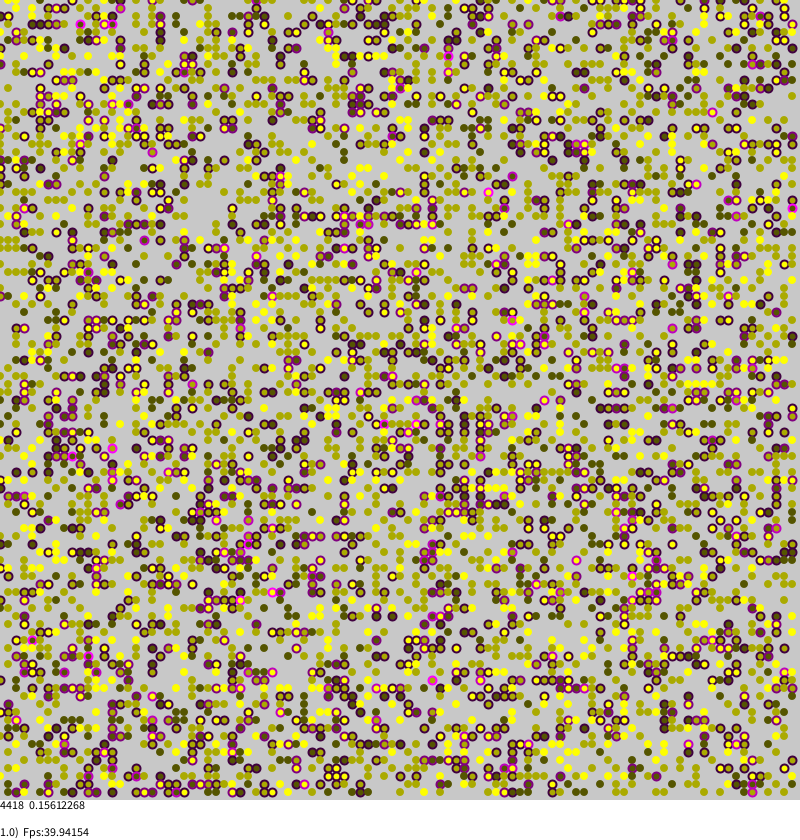
Frame 1 (no input)
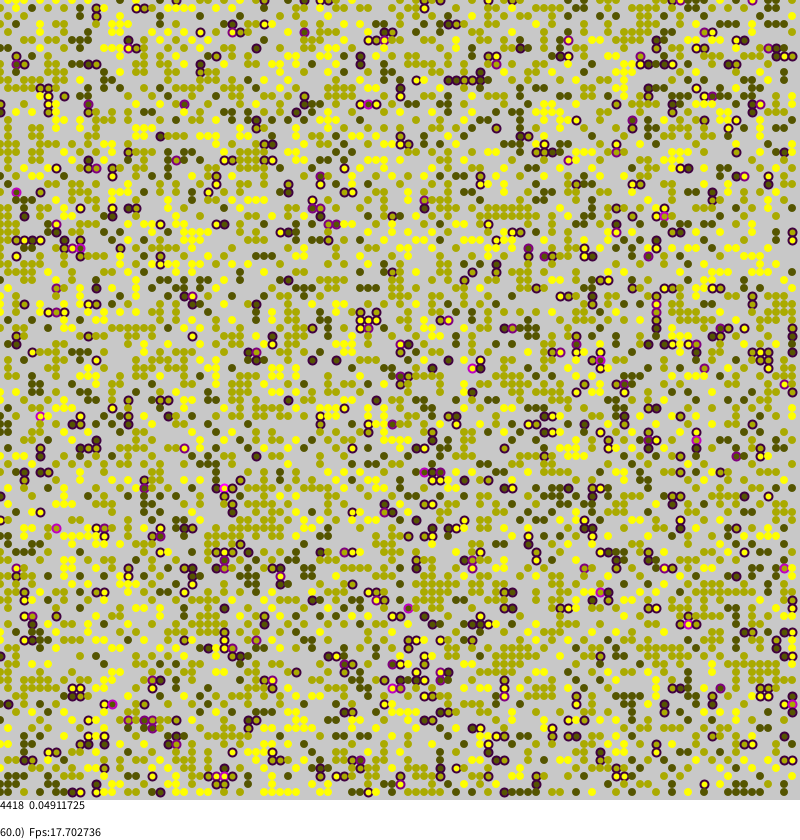
Frame 60 (the mouse pressed at the canvas centre just before this capture)
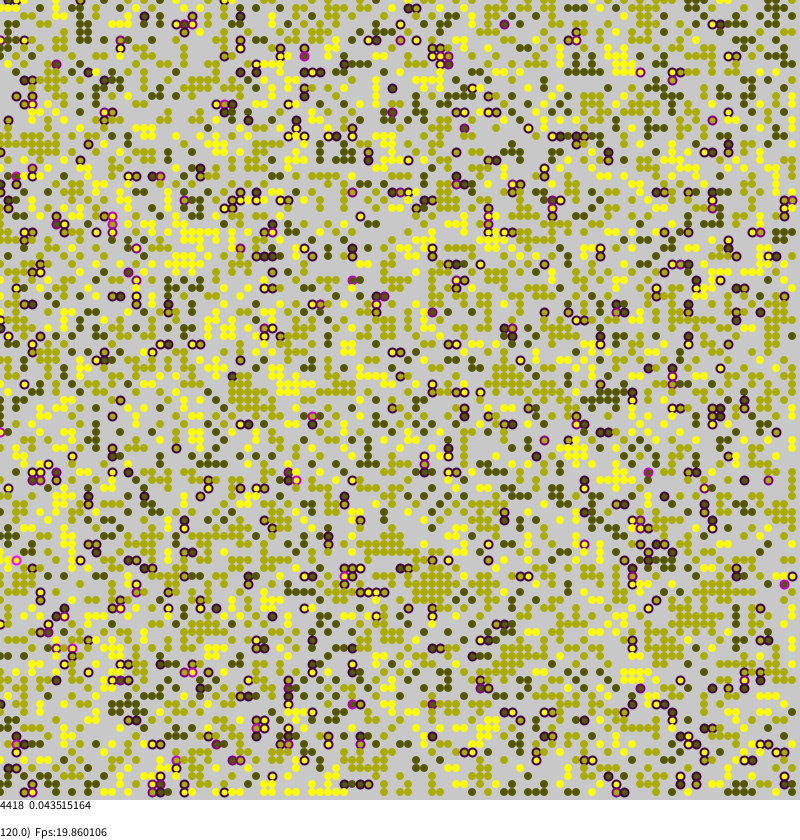
Frame 120 (the mouse held since frame 60 and released just before this capture)

The Processing sketch that drew these frames (run headless with seeded random() and noise(); from frame 60 on, the mouse is pressed at the canvas centre):

// Processing sketch: Sakoda0_5
// ── Sakoda0_5.pde
// Zainspirowany Sakodą asynchroniczny MODEL OPARTY NA AGENTACH używający dyskretnej geometrii 1D lub 2D
//-/////////////////////////////////////////////////////////////////////////////////////////////////////

//Parametry modelu
int side=100; //długość boku głównej macierzy
String modelName="Sakoda0.5ABM";
float density=0.45;

//Parametry wizualizacji etc...
int cwidth=8; //długość boku komórki w wizualizacji
int STATUSHEIGH=40;
int STEPSperVIS=1;
int FRAMEFREQ=20;

World TheWorld=new World(side); //... ale również zostanie zainicjowany wewnątrz setup()

void setup()
{
  //Grafika
  size(800,840); //Nie można użyć tu zmiennych :-(
  frameRate(FRAMEFREQ);
  background(255,255,200);
  strokeWeight(2);
  
  //Okno 
  println("REQUIRED SIZE OF PAINTING AREA IS "+(cwidth*side)+"x"+(cwidth*side+STATUSHEIGH));
  println("CURRENT SIZE OF PAINTING AREA IS "+width+"x"+height);
  cwidth=(height-STATUSHEIGH)/side;
  
  //Model
  TheWorld.initializeModel(); //Inicjalizacja of the World
  visualizeModel(TheWorld); //Pierwszy raz wizualizacja
}

void draw()
{
  modelStep(TheWorld); //OBA ROZWIĄZANIA SĄ ZDEFINIOWANE
  //TheWorld.modelFullStep();
    
  if(TheWorld.getTimeStep() % STEPSperVIS == 0 ) //Ale gdy model jest uruchomiony, wizualizacja powinna być wykonywana od czasu do czasu
    visualizeModel(TheWorld);

  statusLine();
}

void statusLine()
{
  fill(255);noStroke();rect(0,side*cwidth,width,STATUSHEIGH);
  fill(0);
  textAlign(LEFT, TOP);text(liveCount+"  "+meanStress,0,side*cwidth);
  textAlign(LEFT, BOTTOM); text(TheWorld.getTimeStep()+")  Fps:"+ frameRate,0,side*cwidth+STATUSHEIGH-2);
}

interface simulation_world
{
  void   initializeModel();
  void   changeState();
  void   makeStatistics();
  void   modelFullStep();
  float  getTimeStep(); //„Getter” dla kroku symulacji
};

//-/////////////////////////////////////////////////////////////////////////////////////////
//  https://www.researchgate.net/profile/WOJCIECH_BORKOWSKI - ABM SAKODA MAIN 
//-/////////////////////////////////////////////////////////////////////////////////////////

// ── Agent.pde
// Agent jest jedną z dwóch centralnych klas każdego modelu ABM
//-////////////////////////////////////////////////////////////////
int Number_of_identities=3; //Ile jest wykluczających się tożsamości

class Agent
{
  float identity; //Tożsamość agenta: [1..Number_of_identities]
  float stress; //Stress w aktualnej pozycji [0..1]
  
  Agent() //Konstruktor Agenta
  {
    identity=round(random(1,Number_of_identities)); //Muszą bywać te same
    stress=0;
  }
};

//-/////////////////////////////////////////////////////////////////////////////////////////
//  https://www.researchgate.net/profile/WOJCIECH_BORKOWSKI - ABM EXAMPLE: 
//  AGENT OF SAKODA MODEL & 2D BASIC INITIALISATION, STEP CHANGE & Wizualizacja
//-/////////////////////////////////////////////////////////////////////////////////////////

// ── AssemblingOfWorld.pde
// Świat jest jedną z dwóch centralnych klas każdego modelu ABM
//-/////////////////////////////////////////////////////////////

class World implements simulation_world
{
  int _counter=0; //znak '_' jest konwencjonalnym oznaczeniem nazw "wewnętrznych"
  
  //Agent agents[]; //Jednowymiarowa tablica agentów OR ...
  Agent agents[][]; //Dwuwymiarowa tablica agentów
  
  World(int side) //Konstruktor obiektu "Świata"
  {
    //agents=new Agent[side]; //OR
    agents=new Agent[side][side];
  }
  
  float  getTimeStep() //„Getter” dla kroku symulacji
  {
    return _counter;
  }
  
  void initializeModel() //Metoda 1.
  {
    initializeAgents(this.agents);
  }
  
  void changeState() //Metoda 2.
  {
    changeAgents(this.agents);
  }
  
  void makeStatistics()
  {
    doStatisticsOnAgents(this.agents);
  }
  
  void modelFullStep()
  {
     this.changeState();
     this.makeStatistics();
     
     //Inne zmiany...
     //...
     
     _counter++;
  }
};

//Dla statystyki
float meanStress=0;
int   liveCount=0;

// Bardziej rozbudowane funkcjonalności można zdefiniować jako funkcje samodzielne,
// nie jako metody ze względu na niewystarczająco elastyczną składnię Processingu (i jęz. JAVA)
//-/////////////////////////////////////////////////////////////////////////

void visualizeModel(World world)
{
   visualizeAgents(world.agents);
}

void modelStep(World world)
{
   world.changeState();   
   world.makeStatistics();
   world._counter++; //Wykorzystanie pola wewnętrznego!!! Processing na to pozwala, ale to "zła praktyka".
}

//-/////////////////////////////////////////////////////////////////////////////////////////////
//  https://www.researchgate.net/profile/WOJCIECH_BORKOWSKI - ABM: WORLD OF SAKODA
//-/////////////////////////////////////////////////////////////////////////////////////////////

// ── implementations2D.pde
// Agent jest jedną z dwóch centralnych klas każdego modelu ABM
// Agenci muszą zostać zainicjowani i potrzebują logiki zmian 
// PONIŻEJ JEDNOWYMIAROWA alternatywa głównej procedury
//-/////////////////////////////////////////////////////////////

void initializeAgents(Agent[][] agents)
{
   for(int a=0;a<agents.length;a++)
    for(int b=0;b<agents[a].length;b++)
    if(random(1.0)<density)
    {
      Agent curr=new Agent();
      agents[a][b]=curr;
    }
}

void visualizeAgents(Agent[][] agents)
{
  Agent curra;
  for(int a=0;a<agents.length;a++)
   for(int b=0;b<agents[a].length;b++)
   {
      //Background
      noStroke();fill(200); //Lepiej dopasowane tło
      rect(b*cwidth,a*cwidth,cwidth,cwidth); //'a' is vertical!
      
      //Kolorowanie agenta
      if( (curra=agents[a][b]) != null )
      {
        if(curra.stress>0)
          stroke(curra.stress*255,0,curra.stress*255);
        else
          noStroke();
           
        float forFill=(curra.identity*255.0)/Number_of_identities;
        fill(forFill,forFill,0);
        ellipse(b*cwidth,a*cwidth,cwidth,cwidth);
      }  
   }
}

void  changeAgents(Agent[][] agents)
{
  int MCN=agents.length*agents[0].length;
  for(int i=0;i<MCN;i++)
  {
    int a=(int)random(0,agents.length);
    int b=(int)random(0,agents[a].length);
    
    if(agents[a][b]!= null )
    {
      //Sprawdzenie stresu
      int strangers=0;
      
      if(0<a-1 && agents[a-1][b]!=null 
      && agents[a-1][b].identity!=agents[a][b].identity)
        strangers++;
        
      if(a+1<agents.length && agents[a+1][b]!=null 
      && agents[a+1][b].identity!=agents[a][b].identity)
        strangers++;  
        
      if(0<b-1 && agents[a][b-1]!=null 
      && agents[a][b-1].identity!=agents[a][b].identity)
        strangers++;
        
      if(b+1<agents.length && agents[a][b+1]!=null 
      && agents[a][b+1].identity!=agents[a][b].identity)
        strangers++;  
      
      agents[a][b].stress=strangers/4.0; // Sąsiedztwo von Neumanna
      
      //Próba migracji gdy stres doskwiera
      if(agents[a][b].stress>0 
      && random(1.0)<agents[a][b].stress)
      {
        int tara=(int)random(0,agents.length);
        int tarb=(int)random(0,agents[a].length);
        
        if(agents[tara][tarb]==null) //Jest miejsce
        {
          agents[tara][tarb]=agents[a][b]; //Przeprowadzka
          agents[a][b]=null; //Wymeldowanie ze starego miejsca
        }
      }
    }
  }
}

void doStatisticsOnAgents(Agent[][] agents)
{  
  Agent curra;
  double summ=0;
  liveCount=0;
  
  for(int a=0;a<agents.length;a++)
   for(int b=0;b<agents[a].length;b++)
    if( (curra=agents[a][b]) != null )
    {
      summ+=curra.stress;
     
      //Inne statystyki
      //TODO
      
      liveCount++;
    }
     
   meanStress=(float)(summ/liveCount);
}


//-/////////////////////////////////////////////////////////////////////////////////////////
//  https://www.researchgate.net/profile/WOJCIECH_BORKOWSKI - ABM EXAMPLE: 
//  2D PODSTAWOWA INICJALIZACJA, KROK ZMIANY STANU I Wizualizacja
//-/////////////////////////////////////////////////////////////////////////////////////////
